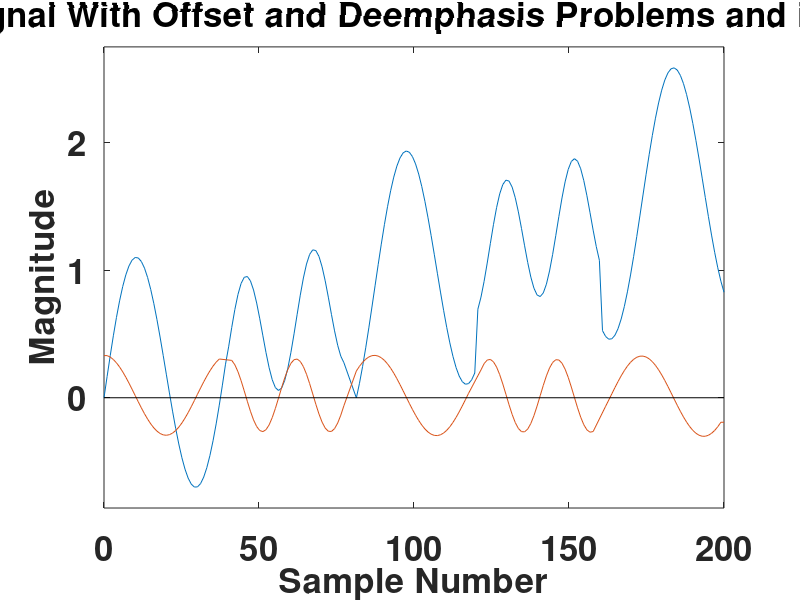

The MATLAB source for this figure:
fontSize = 25;

x = linspace(0,200,200);
y1 = sin(2*pi*x/40);
y2 = sin(2*pi*x/(1/2200*48000))*0.5;
y = cat(2, y1(1:40), y2(1:40), y1(34:73), y2(19:58),y1(68:107));
y = y + sin(x/200)*2;
y3 = x;
for i = 2:199
   y3(i) = y(i+1) - y(i -1); 
end
y3(1) = y3(2);
y3(200) = y3(199);
f = figure('Position',[0,0,1280,1024]);
set(gcf,'color','w');
x1 = cat(2, x(1:78), x(82:200));
yn1 = cat(2, y(1:78),y(82:200));
x2 = cat(2, x(1:38),x(42:78), x(82:118),x(122:158),x(162:200));
yn2 = cat(2, y3(1:38),y3(42:78),y3(82:118),y3(122:158),y3(162:200));
plot(x1, yn1, x2, yn2);
filename = 'Original Signal With Offset and Deemphasis Problems and its Derivative';
title(filename);
xlabel('Sample Number');
ylabel('Magnitude');
minY = min(y);
maxY = max(y);
center = (minY+maxY)/ 2;
rangeY = maxY - minY;
adjustedRange = 0.55*rangeY;
minY = (center - adjustedRange);
maxY = (center + adjustedRange);
ylim([minY maxY]);
set(gca,'FontSize',fontSize,'fontWeight','bold');
set(findall(gcf,'type','text'),'FontSize',fontSize,'fontWeight','bold');
yL = get(gca,'YLim');
xL = get(gca,'XLim');
line(xL,[0 0],'Color','black');
saveas(f, strcat('.\..\..\..\rrxthesis\images\',regexprep(filename,'[^\w'']',''),'.png'));
pause();
close(f);
clear all;